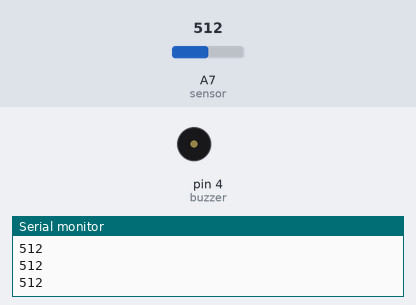
The sketch below on a simulated Arduino Nano, built with avr-gcc and run on an emulated ATmega328P. Shown: buzzer (waves = sounding, pin HIGH), the last lines printed to the serial monitor. Inputs (shaded band) come from the test bench; at power-on: A7 (sensor) = 512.

Above: at 1.2 s.
1.3 s: A7 (sensor) set to 56
2.9 s: A7 (sensor) set to 47
At 3.37 s:
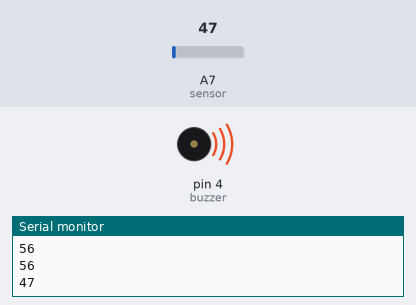
5.9 s: A7 (sensor) set to 122
At 6.6 s:
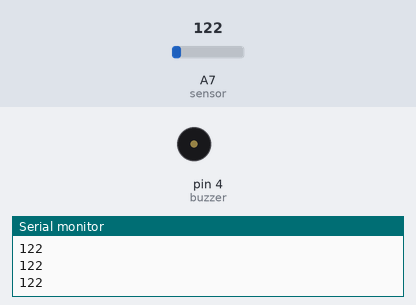
7.4 s: A7 (sensor) set to 40
At 7.88 s:
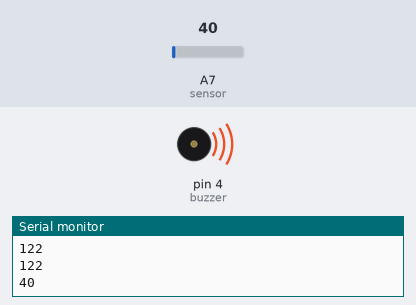
Timing chart, 0 to 11.4 s (numbered marks = the images above; inputs shaded):
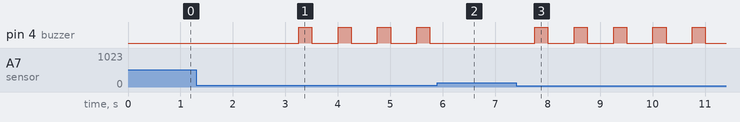

Measured:
- the behaviour switches between 51 and 50 on A7 (sensor) (found by bisection; images 0 and 1)
- after the input at 2.9 s, pin 4 (buzzer): alternates HIGH for 0.25 s and LOW for 0.50 s, starting after 0.35 s
- after the input at 5.9 s, pin 4 (buzzer): stops changing and stays LOW
- after the input at 7.4 s, pin 4 (buzzer): alternates HIGH for 0.25 s and LOW for 0.50 s, starting after 0.36 s

The sketch:

sketch_dec11a_copy_20241216124544.ino.ino
```cpp
int sensor = A7;
int buzzer = 4;

void setup() {
  // put your setup code here, to run once:
  pinMode(sensor, INPUT);
  pinMode(buzzer, OUTPUT);
  digitalWrite(buzzer, LOW);
  Serial.begin(9600);
}
int x;
void loop() {
  x = analogRead(sensor);
  Serial.println(x);
  delay(250);
  if(x <= 50){
    activateBuzzer();
  }
  else{
    digitalWrite(buzzer, LOW);
  }
  // put your main code here, to run repeatedly:

}

void activateBuzzer(){
  digitalWrite(buzzer, HIGH);
  delay(250);
  digitalWrite(buzzer, LOW);
  delay(250);
}
```
